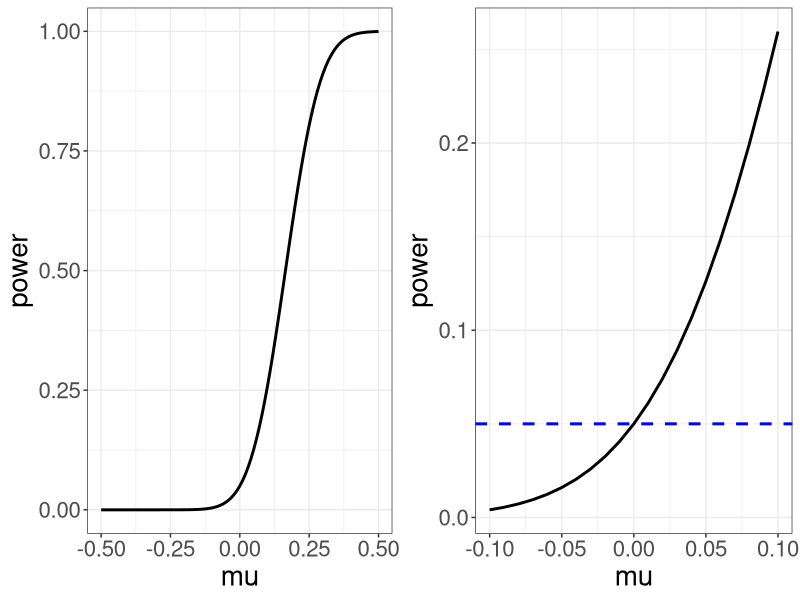

Recreate this plot in R.
## ---- chunk 1
library(tidyverse)
library(gridExtra)

mu0 <- 0
mu <- seq(-0.5, 0.5, 0.01)
sigma <- 1
n <- 100
alpha <- 0.05
z <- qnorm(alpha, lower.tail=F)
power <- 1 - pnorm(z - (mu - mu0)/(sigma/sqrt(n)))
p1 <- data.frame(mu, power) %>%
  ggplot(aes(x = mu, y = power)) +
  geom_line(lwd = 1) +
  theme_bw() +
  theme(text = element_text(size = 20))
  

mu <- seq(-0.1, 0.1, 0.01)
power <- 1 - pnorm(z - (mu - mu0)/(sigma/sqrt(n)))
p2 <- data.frame(mu, power) %>%
  ggplot(aes(x = mu, y = power)) +
  geom_line(lwd = 1) +
  theme_bw() +
  theme(text = element_text(size = 20)) +
  geom_hline(yintercept = 0.05, color="blue", lty=2, lwd=1)

grid.arrange(p1, p2, ncol=2)
## ---- chunk 2
n <- 100
sigma <- 1
mu0 <- 0
nreps <- 5000
test_stats <- rep(0, nreps)
for(i in 1:nreps){
  x <- rnorm(n, mu0, sigma)
  test_stats[i] <- (mean(x) - mu0)/(sigma/sqrt(n))
}
mean(test_stats > qnorm(0.05, lower.tail=F))
## ---- chunk 3
n <- 100
sigma <- 1
mu0 <- 0
nreps <- 5000
test_stats <- rep(0, nreps)
for(i in 1:nreps){
  x <- rnorm(n, 0.1, sigma)
  test_stats[i] <- (mean(x) - mu0)/(sigma/sqrt(n))
}
mean(test_stats > qnorm(0.05, lower.tail=F))
